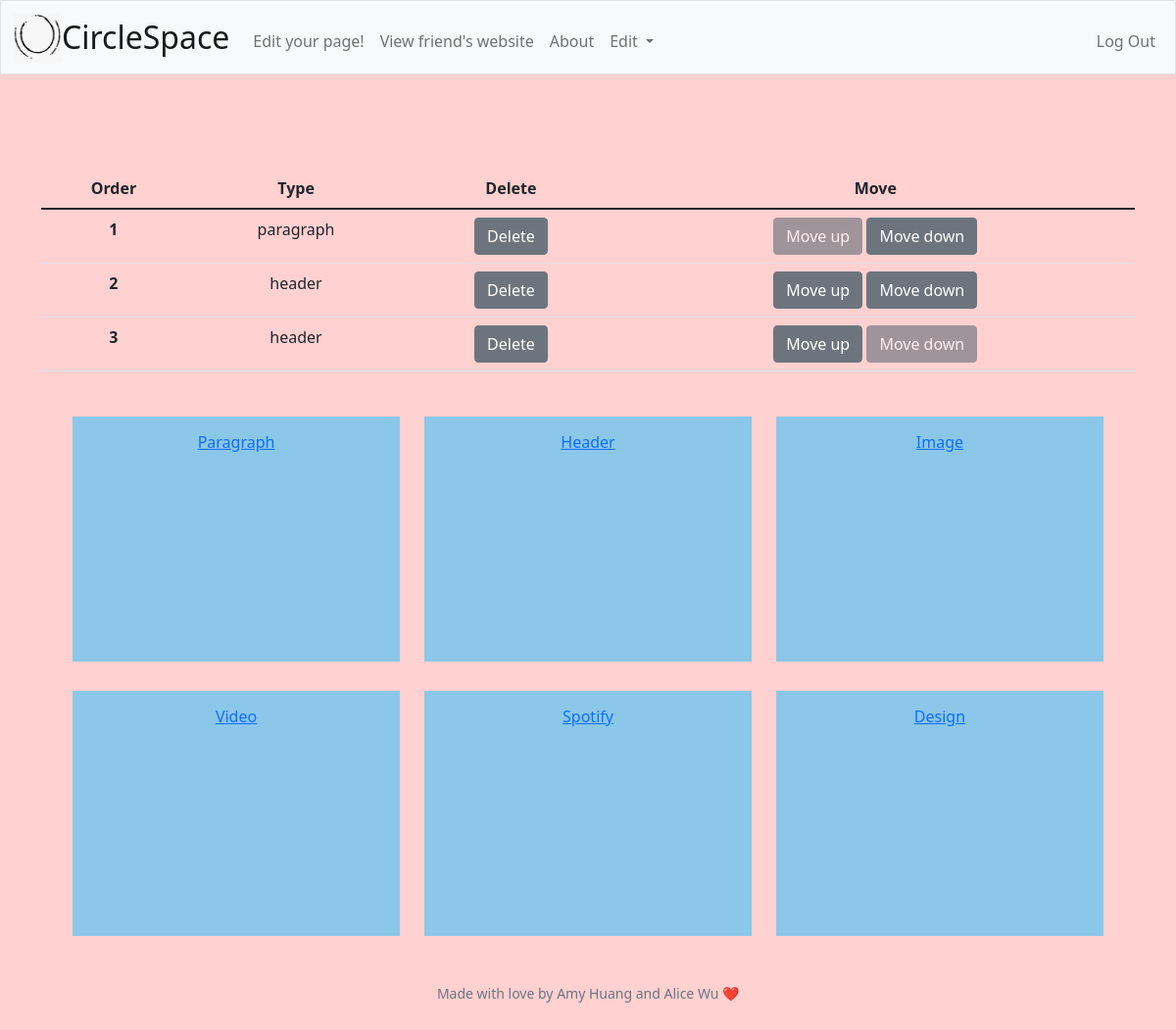
The app's page /edit (signed in), older data.
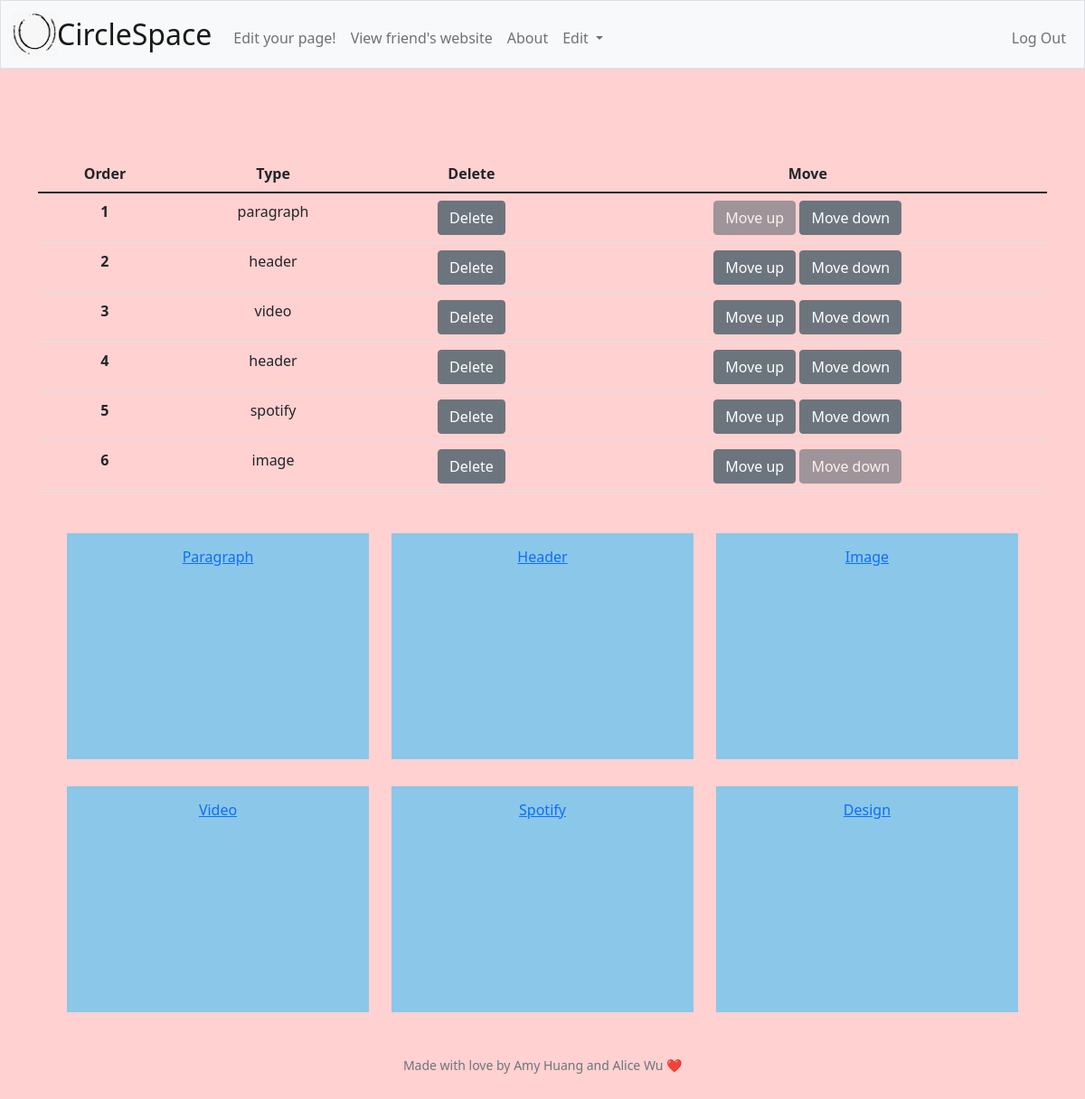
The same page, newer data.
### tables this page shows
CREATE TABLE segments (
    segment_id INTEGER PRIMARY KEY AUTOINCREMENT NOT NULL,
    user_id INTEGER NOT NULL,
    segment_type TEXT NOT NULL,
    content TEXT NOT NULL,
    location INTEGER NOT NULL,
    FOREIGN KEY(user_id) REFERENCES users(user_id)
);

### app.py (the view, shortened to what this page needs)
@app.route("/edit", methods=["GET", "POST"])
@login_required
def edit():
    if request.method == "GET":
        user_id = session["user_id"]
        segments = db.execute("SELECT segment_type, location FROM segments WHERE user_id = ? ORDER BY location", user_id)
        return render_template("edit.html", segments=segments)

### app.py (called while the page is built)
@app.after_request
def after_request(response):
    response.headers["Cache-Control"] = "no-cache, no-store, must-revalidate"
    response.headers["Expires"] = 0
    response.headers["Pragma"] = "no-cache"
    return response

### helpers.py (called while the page is built)
def login_required(f):
    @wraps(f)
    def decorated_function(*args, **kwargs):
        if session.get("user_id") is None:
            return redirect("/login")
        return f(*args, **kwargs)
    return decorated_function

### templates/edit.html (shortened to what this page needs)
{% extends "layout.html" %}
{% block main %}
<main class="container py-5 text-center">
    <table class="table">
        <thead>
            <tr>
                <th scope="col">Order</th>
                <th scope="col">Type</th>
                <th scope="col">Delete</th>
                <th scope="col">Move</th>
            </tr>
        </thead>
        <tbody>
            <form action="/edit" method="post">
                {% for segment in segments %}
                    <tr>
                        <th scope="row">{{ segment["location"] }}</th>
                        <td>{{ segment["segment_type"] }}</td>
                        <td><button class="btn btn-secondary" type="submit" name="delete-button" value="{{ segment["location"] }}">Delete</button></td>
                        <td>
                            {% if segment != segments[0] %}
                                <button class="btn btn-secondary" type="submit" name="up-button" value="{{ segment["location"] }}">Move up</button>
                            {% else %}
                                <button class="btn btn-secondary" disabled>Move up</button>
                            {% endif %}
                            {% if segment != segments[-1] %}
                                <button class="btn btn-secondary" type="submit" name="down-button" value="{{ segment["location"] }}">Move down</button>
                            {% else %}
                                <button class="btn btn-secondary" disabled>Move down</button>
                            {% endif %}
                        </td>
                    </tr>
                {% endfor %}
            </form>
        </tbody>
    </table>
<div>
    <a class="button" href="/edit-paragraph">Paragraph</a>
    <a class="button" href="/edit-header">Header</a>
    <a class="button" href="/edit-image">Image</a>
    <a class="button" href="/edit-video">Video</a>
    <a class="button" href="/edit-spotify">Spotify</a>
    <a class="button" href="/edit-design">Design</a>
</div>
{% endblock %}

### templates/layout.html (shortened to what this page needs)
<!DOCTYPE html>
<html lang="en">
    <head>
        <link href="https://cdn.jsdelivr.net/npm/bootstrap@5.1.3/dist/css/bootstrap.min.css" rel="stylesheet">
        <link href="/static/styles.css" rel="stylesheet">
    </head>
    <body>
        <nav class="bg-light border navbar navbar-expand-md navbar-light">
            <div class="container-fluid">
                <img width=50px height=50px src="/static/double.png" alt="logo">
                <a class="navbar-brand" href="/">CircleSpace</a>
                <div class="collapse navbar-collapse" id="navbar">
                    {% if session["user_id"] %}
                        <ul class="navbar-nav me-auto mt-2">
                            <li class="nav-item"><a class="nav-link" href="/edit">Edit your page!</a></li>
                            <li class="nav-item"><a class="nav-link" href="/friend-lookup">View friend's website</a></li>
                            <li class="nav-item"><a class="nav-link" href="/about">About</a></li>
                            <li class="nav-item dropdown">
                                <a class="nav-link  dropdown-toggle" href="#" data-bs-toggle="dropdown">  Edit  </a>
                             </li>
                        </ul>
                        <ul class="navbar-nav ms-auto mt-2">
                            <li class="nav-item"><a class="nav-link" href="/logout">Log Out</a></li>
                        </ul>
                    {% else %}
                        <ul class="navbar-nav ms-auto mt-2">
                            <li class="nav-item"><a class="nav-link" href="/register">Register</a></li>
                            <li class="nav-item"><a class="nav-link" href="/login">Log In</a></li>
                        </ul>
                    {% endif %}
                </div>
            </div>
        </nav>
        <main class="container-fluid py-5 text-center">
            {% block main %}{% endblock %}
        </main>
        <footer class="mb-5 small text-center text-muted">
            Made with love by Amy Huang and Alice Wu ❤️
        </footer>
    </body>
</html>

### static/styles.css (style rules this page uses)
nav .navbar-brand { font-size: xx-large; }
body { background-color: #FFD1D1; }
.button { display: inline-block; width: 30%; height: 250px; border: none; background-color: #8bc7e8; padding: 14px 28px; font-size: 16px; cursor: pointer; text-align: center; margin-left: 10px; margin-right: 10px; margin-top: 30px; transition-duration: 0.4s; }

Row changes from the older to the newer data that the page shows:
now on this page (row edited): segments: location "3", segment_type "video"
changed segments (number 4 of 6 on the later page): location "3" → "4"; now shows "Move down"; no longer shows "Move down"
now on this page (row edited): segments: location "5", segment_type "spotify"
added segments: location "6", segment_type "image", shows "Move down"
